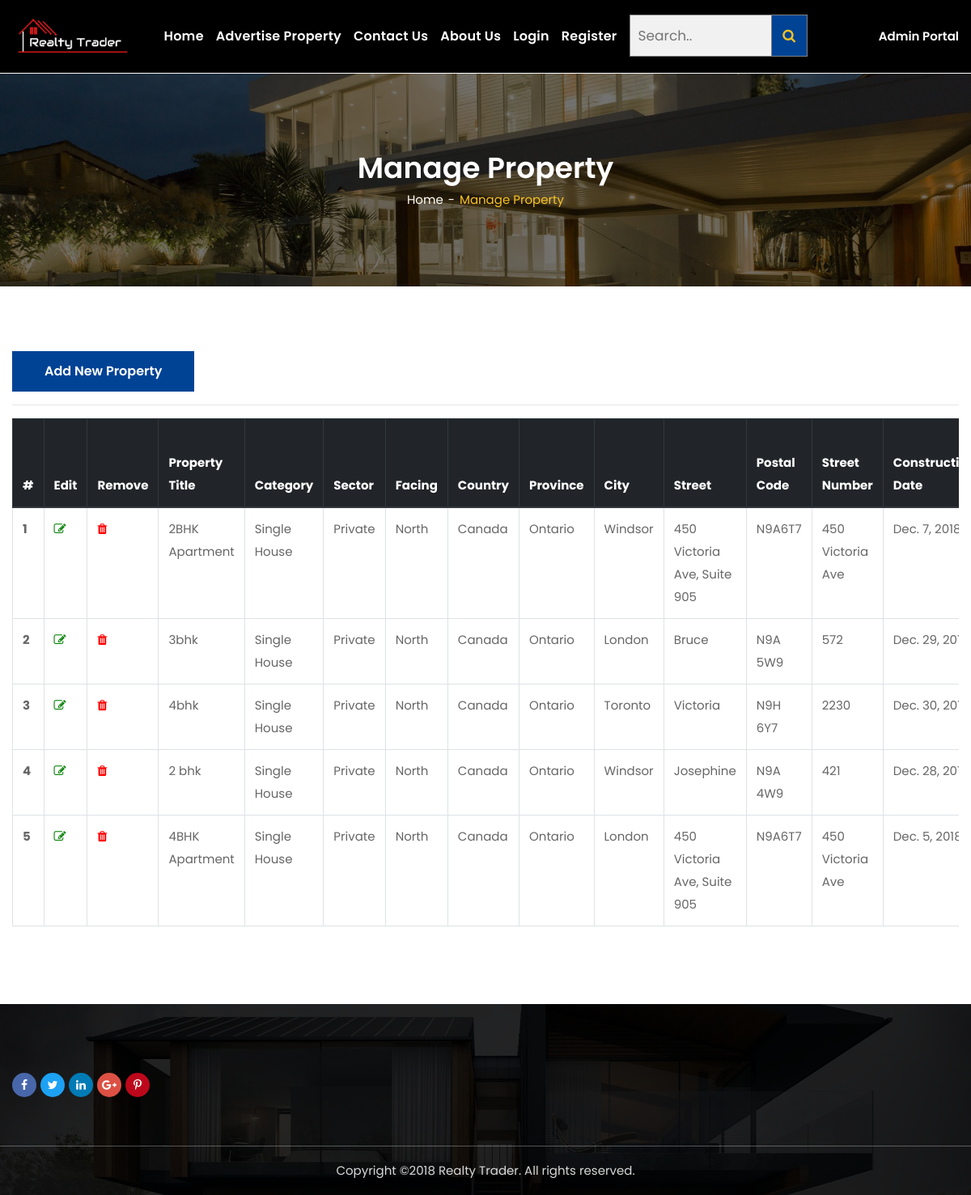
The page /manageProperty on the database its author committed.
### eproperty/models.py (models this page shows, shortened)
class Property(models.Model):
    propertyID = models.IntegerField()
    propertyTitle = models.CharField(max_length=100)
    property_category = models.ForeignKey(PropertyCategory, on_delete=models.CASCADE)
    property_sector = models.ForeignKey(PropertySector, on_delete=models.CASCADE)
    property_facing = models.ForeignKey(PropertyFacing, on_delete=models.CASCADE)
    property_country = models.ForeignKey(Country, on_delete=models.CASCADE)
    property_province = models.ForeignKey(Province, on_delete=models.CASCADE)
    property_city = models.ForeignKey(City, on_delete=models.CASCADE)
    propertyStreet = models.CharField(max_length=200)
    propertyPostalCode = models.CharField(max_length=200)
    propertyStreetNumber = models.CharField(max_length=200)
    propertyConstructionDate = models.DateField()
    propertyRegistrationDate = models.DateField()
    propertyNoOfHalls = models.IntegerField()
    propertyNoOfBedRooms = models.IntegerField()
    propertyNoOfBathRooms = models.FloatField()
    propertyNoOfFloors = models.IntegerField()
    propertyTotalArea = models.FloatField()
    propertyAskingPrice = models.DecimalField(max_digits=10, decimal_places=2)
    propertySellingPrice = models.DecimalField(max_digits=10, decimal_places=2)

class PropertyCategory(models.Model):
    PROPERTY_CATEGORY = (
        ('Single House', 'Single House'),
        ('Attached House', 'Attached House'),
        ('Town House', 'Town House'),
        ('Apartment', 'Apartment'),
        ('Store', 'Store'),
        ('Farm', 'Farm'),
        ('Factory', 'Factory'),
        ('Mall', 'Mall'),
        ('Building', 'Building'),
        ('Other', 'Other'),
    )
    propertyCategoryName = models.CharField(choices=PROPERTY_CATEGORY, max_length=20, default='Single House')
    def __str__(self):
        return self.propertyCategoryName

class PropertySector(models.Model):
    PROPERTY_SECTOR = (
        ('Private', 'Private'),
        ('Residential', 'Residential'),
        ('Commercial', 'Commercial'),
        ('Government', 'Government'),
        ('Rural', 'Rural'),
        ('Other', 'Other'),
    )
    propertySectorName = models.CharField(choices=PROPERTY_SECTOR, max_length=20, default='Private')
    def __str__(self):
        return self.propertySectorName

class PropertyFacing(models.Model):
    PROPERTY_FACING = (
        ('North', 'North'),
        ('South', 'South'),
        ('East', 'East'),
        ('West', 'West'),
        ('Other', 'Other'),
    )
    propertyFacingName = models.CharField(choices=PROPERTY_FACING, max_length=20, default='North')
    def __str__(self):
        return self.propertyFacingName

class Country(models.Model):
    countryName = models.CharField(max_length=100)
    def __str__(self):
        return self.countryName

class Province(models.Model):
    countryName = models.ForeignKey(Country, on_delete=models.CASCADE)
    provinceName = models.CharField(max_length=100)
    def __str__(self):
        return self.provinceName

class City(models.Model):
    cityName = models.CharField(max_length=100)
    countryName = models.ForeignKey(Country, on_delete=models.CASCADE)
    provinceName = models.ForeignKey(Province, on_delete=models.CASCADE)
    def __str__(self):
        return self.cityName

### eproperty/views.py (the view)
# urls.py: path('manageProperty', views.manageProperty, name="manageProperty"),
def manageProperty(request):
    properties = Property.objects.all()
    return render(request, 'home/manageProperty.html', {'properties': properties})

### templates/home/manageProperty.html (shortened to what this page needs)
{% extends 'home/base.html' %}
{% load static %}
{% block client %}
    <div class="page-banner-section section">
        <div class="container">
            <div class="row">
                <div class="col">
                    <h1 class="page-banner-title">Manage Property</h1>
                    <ul class="page-breadcrumb">
                        <li><a href="{% url 'home' %}">Home</a></li>
                        <li class="active">Manage Property</li>
                    </ul>
                </div>
            </div>
        </div>
    </div>
    <div class="login-register-section section pt-100 pt-lg-80 pt-md-70 pt-sm-60 pt-xs-50 pb-100 pb-lg-80 pb-md-70 pb-sm-60 pb-xs-50">
        <div class="container">
            <div class="row">
                <div class="col-lg-12 col-md-12 col-12 ml-auto mr-auto">
                    <a class="btn btn-primary" href="{% url 'useraddProperty' %}">Add New Property </a>
                    <hr>
                    <div style="overflow-x:auto;">
                        <table class="table table-bordered table-hover">
                            <thead class="thead-dark">
                            <tr>
                                <th scope="col">#</th>
                                <th scope="col">Edit</th>
                                <th scope="col">Remove</th>
                                <th scope="col">Property Title</th>
                                <th scope="col">Category</th>
                                <th scope="col">Sector</th>
                                <th scope="col">Facing</th>
                                <th scope="col">Country</th>
                                <th scope="col">Province</th>
                                <th scope="col">City</th>
                                <th scope="col">Street</th>
                                <th scope="col">Postal Code</th>
                                <th scope="col">Street Number</th>
                                <th scope="col">Construction Date</th>
                            </tr>
                            </thead>
                            <tbody>
                            {% if properties != '' %}
                                {% for property in properties %}
                                    <tr>
                                        <th scope="row">{{ property.id }}</th>
                                        <td><a href="{% url "usereditProperty" property.id %}"><i style="color: green;"
                                                                                                  class="fa fa-edit"></i></a>
                                        </td>
                                        <td><a href="{% url "userdeleteProperty" property.id %}"><i style="color: red;"
                                                                                                    class="fa fa-trash"></i></a>
                                        </td>
                                        <td>{{ property.propertyTitle }}</td>
                        <td>{{ property.property_category }}</td>
                        <td>{{ property.property_sector }}</td>
                        <td>{{ property.property_facing }}</td>
                        <td>{{ property.property_country }}</td>
                        <td>{{ property.property_province }}</td>
                        <td>{{ property.property_city }}</td>
                        <td>{{ property.propertyStreet }}</td>
                        <td>{{ property.propertyPostalCode }}</td>
                        <td>{{ property.propertyStreetNumber }}</td>
                        <td>{{ property.propertyConstructionDate }}</td>
                                    </tr>
                                {% endfor %}
                            {% endif %}
                            </tbody>
                        </table>
                    </div>
                </div>
            </div>
        </div>
    </div>
{% endblock %}

### templates/home/base.html (shortened to what this page needs)
<!DOCTYPE html>
<html class="no-js">
{% load  static %}
<link rel="stylesheet" href="{% static 'css/bootstrap.min.css' %}">
<link rel="stylesheet" href="{% static 'css/iconfont.min.css' %}">
<link rel="stylesheet" href="{% static 'css/plugins.css' %}">
<link rel="stylesheet" href="{% static 'css/helper.css' %}">
<link rel="stylesheet" href="{% static 'css/style.css' %}">
<body>
<div id="main-wrapper">
    <header class="header header-sticky">
        <div class="header-bottom menu-center">
            <div class="container">
                <div class="row justify-content-between">
                    <div class="col mt-10 mb-10">
                        <div class="logo">
                            <a href="{% url 'home' %}"><img src="{% static 'images/logo.png' %}" alt=""></a>
                        </div>
                    </div>
                    <div class="col d-none d-lg-flex" style="padding:0px !important;">
                        <nav class="main-menu">
                            <ul>
                                <li><a href="{% url 'home' %}">Home</a></li>
                                <li><a href="{% url 'useraddAdvertisement' %}">Advertise Property</a></li>
                                <li><a href="{% url 'contact' %}">Contact Us</a></li>
                                <li><a href="{% url 'about' %}">About Us</a></li>
                                {% if request.user.is_authenticated == False %}
                                    <li><a href="{% url 'login' %}">Login</a></li>
                                    <li><a href="{% url 'register' %}">Register</a></li>
                                {% endif %}
                            <li>
                                <form class="example" action="{% url "propertylisting" %}" style="margin:auto;max-width:220px">
                                    <input type="text" placeholder="Search.." name="search">
                                    <button type="submit"><i class="fa fa-search"></i></button>
                                </form>
                            </li>
                            </ul>
                        </nav>
                    </div>
                    <div class="col mr-sm-50 mr-xs-50">
                        <div class="header-user">
                            <a href="{% url 'admin_portal' %}" class="user-toggle"><span>Admin Portal</span></a>
                        </div>
                    </div>
                </div>
            </div>
        </div>
    </header>
    {% block client %}
    {% endblock %}
    <footer class="footer-section section" style="background-image: url(static/images/bg/footer-bg.jpg)">
        <div class="footer-top section pt-100 pt-lg-80 pt-md-70 pt-sm-60 pt-xs-50 pb-60 pb-lg-40 pb-md-30 pb-sm-20 pb-xs-10">
            <div class="container">
                <div class="row row-25">
                    <div class="footer-widget col-lg-12 col-md-12 col-12">
                        <div class="footer-social">
                            <a href="#" class="facebook"><i class="fa fa-facebook"></i></a>
                            <a href="#" class="twitter"><i class="fa fa-twitter"></i></a>
                            <a href="#" class="linkedin"><i class="fa fa-linkedin"></i></a>
                            <a href="#" class="google"><i class="fa fa-google-plus"></i></a>
                            <a href="#" class="pinterest"><i class="fa fa-pinterest-p"></i></a>
                        </div>
                    </div>
                </div>
            </div>
        </div>
        <div class="footer-bottom section">
            <div class="container">
                <div class="row">
                    <div class="col-12">
                        <div class="copyright text-center">
                            <p>Copyright &copy;2018 <a href="#">Realty Trader</a>. All rights reserved.</p>
                        </div>
                    </div>
                </div>
            </div>
        </div>
    </footer>
</div>
</body>
</html>

### templates/home/base.html (style rules this page uses)
form.example { margin: auto; max-width: 220px; font-size: 16px; line-height: 30px; font-weight: 600; letter-spacing: 0.25px; font-family: "Poppins", sans-serif; color: #FFFFFF; display: block; padding: 18px 0; position: relative; text-transform: capitalize; }
form.example input[type=text] { padding: 10px; font-size: 17px; border: 1px solid grey; float: left; width: 80%; background: #f1f1f1; }
form.example button { float: left; width: 20%; padding: 10px; background: #004395; color: #f9c322; font-size: 17px; border: 1px solid grey; border-left: none; cursor: pointer; }
form.example::after { content: ""; clear: both; display: table; }

### rows shown on the page
Property: id "1", propertyTitle "2BHK Apartment", property_category "Single House", property_sector "Private", property_facing "North", property_country "Canada", property_province "Ontario", property_city "Windsor", propertyStreet "450 Victoria Ave, Suite 905", propertyPostalCode "N9A6T7", propertyStreetNumber "450 Victoria Ave", propertyConstructionDate "Dec. 7,…"
Property: id "2", propertyTitle "3bhk", property_category "Single House", property_sector "Private", property_facing "North", property_country "Canada", property_province "Ontario", property_city "London", propertyStreet "Bruce", propertyPostalCode "N9A 5W9", propertyStreetNumber "572", propertyConstructionDate "Dec. 29,…"
Property: id "3", propertyTitle "4bhk", property_category "Single House", property_sector "Private", property_facing "North", property_country "Canada", property_province "Ontario", property_city "Toronto", propertyStreet "Victoria", propertyPostalCode "N9H 6Y7", propertyStreetNumber "2230", propertyConstructionDate "Dec. 30,…"
Property: id "4", propertyTitle "2 bhk", property_category "Single House", property_sector "Private", property_facing "North", property_country "Canada", property_province "Ontario", property_city "Windsor", propertyStreet "Josephine", propertyPostalCode "N9A 4W9", propertyStreetNumber "421", propertyConstructionDate "Dec. 28,…"
Property: id "5", propertyTitle "4BHK Apartment", property_category "Single House", property_sector "Private", property_facing "North", property_country "Canada", property_province "Ontario", property_city "London", propertyStreet "450 Victoria Ave, Suite 905", propertyPostalCode "N9A6T7", propertyStreetNumber "450 Victoria Ave", propertyConstructionDate "Dec. 5,…"
